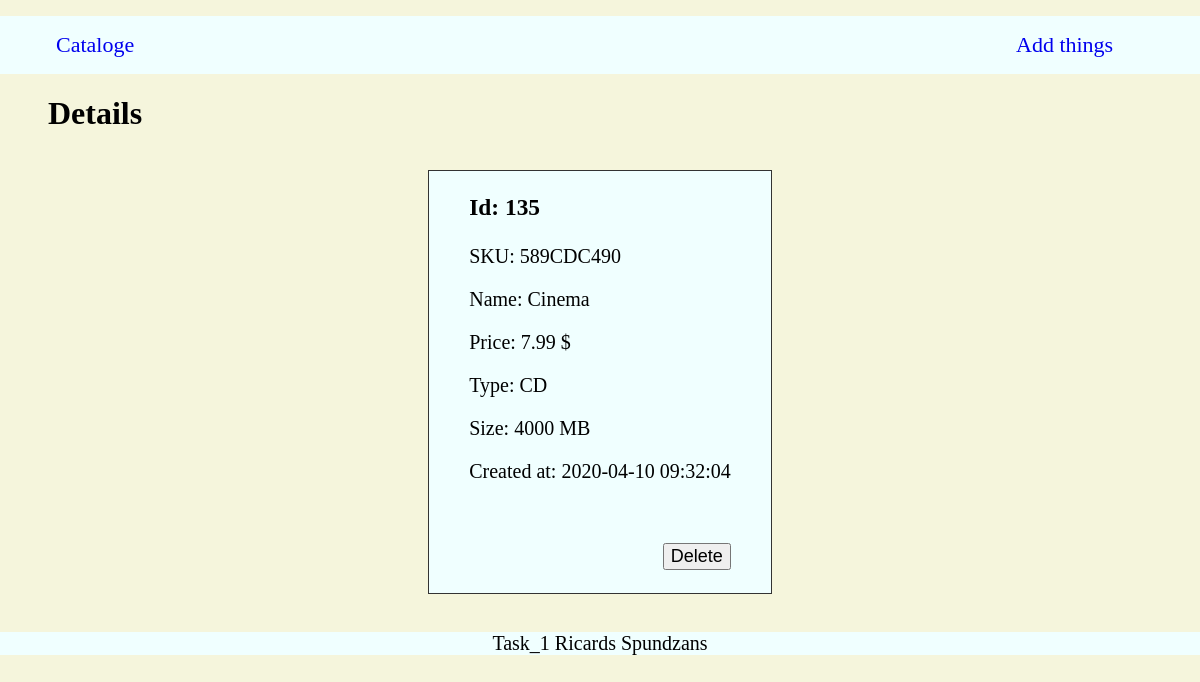
The app's page /details.php?id=135, older data.
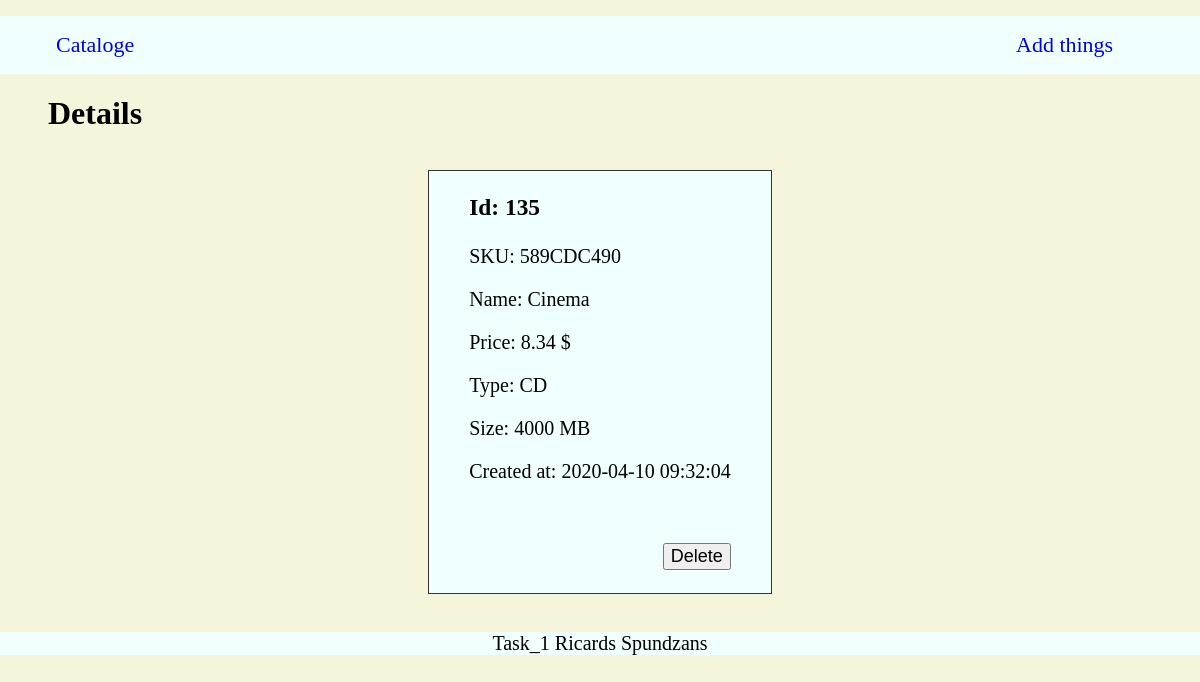
The same page, newer data.
### tables this page shows
CREATE TABLE `things` (
  `id` int(11) NOT NULL,
  `sku` varchar(255) NOT NULL,
  `name` varchar(255) NOT NULL,
  `price` decimal(11,2) NOT NULL,
  `type` int(11) NOT NULL,
  `parameter_1` double NOT NULL,
  `parameter_2` double NOT NULL,
  `parameter_3` double NOT NULL,
  `created_at` timestamp NOT NULL DEFAULT current_timestamp()
);

### details.php (the view, shortened to what this page needs)
<?php
include('config/db_connect.php');
class productDisplay {
   public function __construct($thing){
      $this->id = $thing['id'];
      $this->sku = $thing['sku'];
      $this->name = $thing['name'];
      $this->price = $thing['price'];
      $this->created_at = $thing['created_at'];
      switch ($thing['type']) {
         case '1':
            $this->type = 'CD';
            $this->parameterAll = 'Size: ' . $thing['parameter_1'] . ' MB';
         break;
      }
   }
}
if (isset($_GET['id'])) {
   $id = mysqli_real_escape_string($conn, $_GET['id']);
   $sql = "SELECT * FROM things WHERE id = $id";
   $result = mysqli_query($conn, $sql);
   $thing = mysqli_fetch_assoc($result);
   $selectedProduct = new productDisplay($thing);
}
 ?>
 <!DOCTYPE html>
 <html lang="en" dir="ltr">
<?php include('templates/header.php'); ?>
<div class="nname">
   <h1>Details</h1>
</div>
<div class="detailBox">
   <div class="detailsAll">
      <?php if($thing): ?>
         <h3>Id: <?php echo htmlspecialchars($selectedProduct->id) ?></h3>
         <p>SKU: <?php echo htmlspecialchars($selectedProduct->sku) ?></p>
         <p>Name: <?php echo htmlspecialchars($selectedProduct->name) ?></p>
         <p>Price: <?php echo htmlspecialchars($selectedProduct->price)." $" ?></p>
         <p>Type: <?php echo htmlspecialchars($selectedProduct->type) ?></p>
         <p><?php echo htmlspecialchars($selectedProduct->parameterAll) ?></p>
         <p>Created at: <?php echo date($selectedProduct->created_at) ?></p>
         <div class="deleteDetail">
           <form class="" action="details.php" method="POST">
              <input type="submit" name="delete" value="Delete" class = "btn">
           </form>
         </div>
         <br>
      <?php else: ?>
         <h5>There is nothing with this ID...</h5>
      <?php endif; ?>
   </div>
</div>
   <?php include('templates/footer.php'); ?>
</html>

Row changes from the older to the newer data that the page shows:
changed things "589CDC490": price "7.99" → "8.34"
